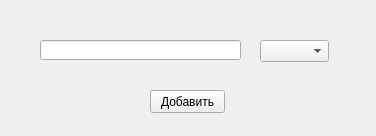
<?xml version="1.0" encoding="UTF-8"?>
<ui version="4.0">
 <class>AddTovarForm</class>
 <widget class="QWidget" name="AddTovarForm">
  <property name="geometry">
   <rect>
    <x>0</x>
    <y>0</y>
    <width>376</width>
    <height>136</height>
   </rect>
  </property>
  <property name="windowTitle">
   <string>Form</string>
  </property>
  <widget class="QComboBox" name="comboBox">
   <property name="geometry">
    <rect>
     <x>260</x>
     <y>40</y>
     <width>69</width>
     <height>22</height>
    </rect>
   </property>
  </widget>
  <widget class="QLineEdit" name="lineEdit">
   <property name="geometry">
    <rect>
     <x>40</x>
     <y>40</y>
     <width>201</width>
     <height>20</height>
    </rect>
   </property>
  </widget>
  <widget class="QPushButton" name="pushButton">
   <property name="geometry">
    <rect>
     <x>150</x>
     <y>90</y>
     <width>75</width>
     <height>23</height>
    </rect>
   </property>
   <property name="text">
    <string>Добавить</string>
   </property>
  </widget>
 </widget>
 <resources/>
 <connections/>
</ui>
